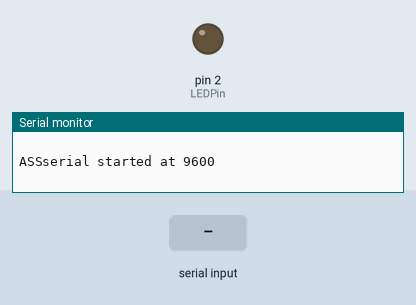
Recording of a sketch running on a simulated Arduino Uno, built with avr-gcc and run on an emulated ATmega328P. On the bench: output pins drawn as LEDs (lit = HIGH), the last lines printed to the serial monitor. The inputs (shaded band) are chosen by the test bench.

Above: at 1.2 s.
1.3 s: "1" received over the second serial link
At 1.8 s:
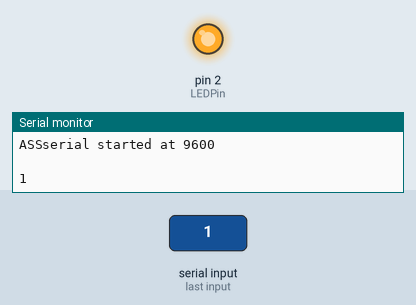
2.8 s: "0" received over the second serial link
At 4.2 s:
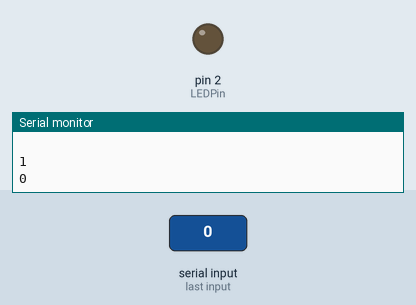
Timing chart, 0 to 5.8 s (numbered marks = the images above; inputs shaded):
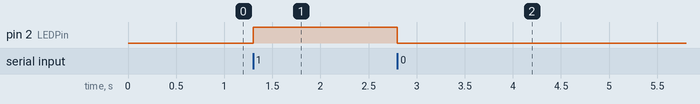

Measured:
- after the input at 1.3 s, pin 2 (LEDPin): LOW → HIGH at once
- after the input at 2.8 s, pin 2 (LEDPin): HIGH → LOW at once

The sketch:

test2AndereManier.ino
```cpp
//  Arduino, HM-10, App Inventor 2
// gevonden in volgende link: http://www.martyncurrey.com/arduino-hm-10-and-app-inventor-2/#part1
//  Example Project Part 1: Turn an LED on and off basic
//  By Martyn Currey. www.martyncurrey.com
//
//  Pins
//  BT VCC to Arduino 5V out.
//  BT GND to GND
//  Arduino D8 (ASS RX) - BT TX no need voltage divider
//  Arduino D9 (ASS TX) - BT RX through a voltage divider
//  Arduino D2 - Resistor + LED

// https://www.pjrc.com/teensy/td_libs_AltSoftSerial.html
#include <AltSoftSerial.h>
AltSoftSerial ASSserial;

byte LEDPin = 2;
char c=' ';


void setup()
{
    Serial.begin(9600);
    Serial.print("Sketch:   ");   Serial.println(__FILE__);
    Serial.print("Uploaded: ");   Serial.println(__DATE__);
    Serial.println(" ");

    ASSserial.begin(9600);
    Serial.println("ASSserial started at 9600");
    Serial.println(" ");

    pinMode(LEDPin, OUTPUT);

}

void loop()
{
     // Read from the Bluetooth module and turn the LED on and off
    if (ASSserial.available())
    {
        c = ASSserial.read();
        Serial.println(c);

        // The ascii code for 0 is dec 48
        // The ascii code for 1 is dec 49
        if ( c== 48) { digitalWrite(LEDPin, LOW); }
        if ( c== 49) { digitalWrite(LEDPin, HIGH); }
    }
}
```
